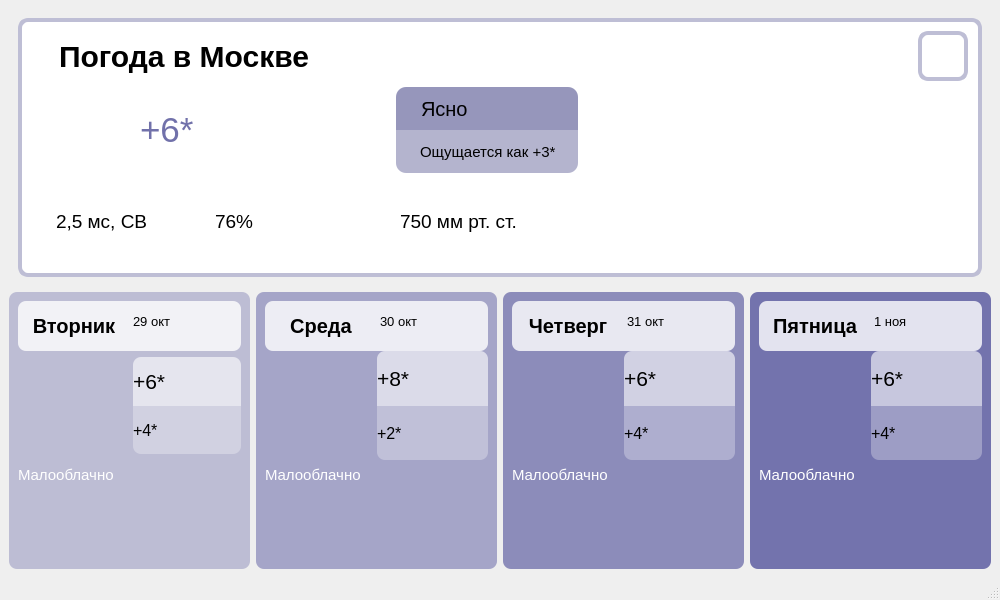
<?xml version="1.0" encoding="UTF-8"?>
<ui version="4.0">
 <class>MainWindow</class>
 <widget class="QMainWindow" name="MainWindow">
  <property name="geometry">
   <rect>
    <x>0</x>
    <y>0</y>
    <width>1000</width>
    <height>600</height>
   </rect>
  </property>
  <property name="minimumSize">
   <size>
    <width>1000</width>
    <height>600</height>
   </size>
  </property>
  <property name="maximumSize">
   <size>
    <width>1000</width>
    <height>600</height>
   </size>
  </property>
  <property name="windowTitle">
   <string>MainWindow</string>
  </property>
  <widget class="QWidget" name="centralwidget">
   <layout class="QHBoxLayout" name="horizontalLayout_2">
    <item>
     <layout class="QVBoxLayout" name="verticalLayout">
      <item>
       <widget class="QWidget" name="today_weather" native="true">
        <property name="font">
         <font>
          <pointsize>10</pointsize>
         </font>
        </property>
        <property name="cursor">
         <cursorShape>ArrowCursor</cursorShape>
        </property>
        <layout class="QHBoxLayout" name="horizontalLayout_15">
         <item>
          <widget class="QFrame" name="frame">
           <property name="styleSheet">
            <string notr="true">background: rgb(255, 255, 255);
border-radius: 10px;
border: 4px solid rgb(190, 190, 213);</string>
           </property>
           <layout class="QVBoxLayout" name="verticalLayout_13">
            <property name="rightMargin">
             <number>0</number>
            </property>
            <item>
             <layout class="QHBoxLayout" name="horizontalLayout_17">
              <property name="rightMargin">
               <number>10</number>
              </property>
              <item>
               <widget class="QLabel" name="city">
                <property name="font">
                 <font>
                  <pointsize>-1</pointsize>
                  <weight>75</weight>
                  <italic>false</italic>
                  <bold>true</bold>
                 </font>
                </property>
                <property name="styleSheet">
                 <string notr="true">background: rgb(255, 255, 255, 0);
max-height: 50px;
font-size: 30px;
font: bold;
border: 0px;
padding-left: 20px;</string>
                </property>
                <property name="text">
                 <string>Погода в Москве</string>
                </property>
               </widget>
              </item>
              <item>
               <widget class="QPushButton" name="btn_home">
                <property name="minimumSize">
                 <size>
                  <width>50</width>
                  <height>50</height>
                 </size>
                </property>
                <property name="maximumSize">
                 <size>
                  <width>50</width>
                  <height>50</height>
                 </size>
                </property>
                <property name="cursor">
                 <cursorShape>PointingHandCursor</cursorShape>
                </property>
                <property name="text">
                 <string/>
                </property>
                <property name="icon">
                 <iconset>
                  <normaloff>../items/icons/home.png</normaloff>../items/icons/home.png</iconset>
                </property>
                <property name="iconSize">
                 <size>
                  <width>50</width>
                  <height>50</height>
                 </size>
                </property>
               </widget>
              </item>
             </layout>
            </item>
            <item>
             <layout class="QHBoxLayout" name="horizontalLayout_13">
              <property name="spacing">
               <number>0</number>
              </property>
              <property name="rightMargin">
               <number>400</number>
              </property>
              <item>
               <widget class="QLabel" name="temp">
                <property name="font">
                 <font>
                  <pointsize>26</pointsize>
                 </font>
                </property>
                <property name="styleSheet">
                 <string notr="true">border: 0px;
padding-left: 100px;
color: rgb(113, 113, 170);</string>
                </property>
                <property name="text">
                 <string>+6*</string>
                </property>
               </widget>
              </item>
              <item>
               <widget class="QLabel" name="weather_icon_5">
                <property name="font">
                 <font>
                  <pointsize>1</pointsize>
                 </font>
                </property>
                <property name="styleSheet">
                 <string notr="true">border: 0px;</string>
                </property>
                <property name="text">
                 <string/>
                </property>
                <property name="pixmap">
                 <pixmap>../01d@2x.png</pixmap>
                </property>
                <property name="alignment">
                 <set>Qt::AlignCenter</set>
                </property>
               </widget>
              </item>
              <item>
               <layout class="QVBoxLayout" name="verticalLayout_12">
                <property name="spacing">
                 <number>0</number>
                </property>
                <property name="rightMargin">
                 <number>0</number>
                </property>
                <item>
                 <widget class="QLabel" name="weather_3">
                  <property name="styleSheet">
                   <string notr="true">background: rgb(105, 105, 157, 0.7);
border-bottom-left-radius: 0px;
border-bottom-right-radius: 0px;
border: 0px;
padding-left: 20px;
font: 20px;</string>
                  </property>
                  <property name="text">
                   <string>Ясно</string>
                  </property>
                 </widget>
                </item>
                <item>
                 <widget class="QLabel" name="temp_like">
                  <property name="styleSheet">
                   <string notr="true">background: rgb(105, 105, 157, 0.5);
border-top-left-radius: 0px;
border-top-right-radius: 0px;
border: 0px;
padding-left: 20px;
font: 15px;</string>
                  </property>
                  <property name="text">
                   <string>Ощущается как +3*</string>
                  </property>
                 </widget>
                </item>
               </layout>
              </item>
             </layout>
            </item>
            <item>
             <layout class="QHBoxLayout" name="horizontalLayout_14">
              <property name="rightMargin">
               <number>400</number>
              </property>
              <property name="bottomMargin">
               <number>0</number>
              </property>
              <item>
               <widget class="QLabel" name="wind">
                <property name="font">
                 <font>
                  <pointsize>14</pointsize>
                 </font>
                </property>
                <property name="styleSheet">
                 <string notr="true">border: 0px;
padding-left: 20px;</string>
                </property>
                <property name="text">
                 <string>2,5 мс, СВ</string>
                </property>
               </widget>
              </item>
              <item>
               <widget class="QLabel" name="humidity">
                <property name="font">
                 <font>
                  <pointsize>14</pointsize>
                 </font>
                </property>
                <property name="styleSheet">
                 <string notr="true">border: 0px;</string>
                </property>
                <property name="text">
                 <string>76%</string>
                </property>
               </widget>
              </item>
              <item>
               <widget class="QLabel" name="label">
                <property name="font">
                 <font>
                  <pointsize>14</pointsize>
                 </font>
                </property>
                <property name="styleSheet">
                 <string notr="true">border: 0px;</string>
                </property>
                <property name="text">
                 <string>750 мм рт. ст.</string>
                </property>
               </widget>
              </item>
             </layout>
            </item>
           </layout>
          </widget>
         </item>
        </layout>
       </widget>
      </item>
      <item>
       <layout class="QHBoxLayout" name="horizontalLayout">
        <item>
         <widget class="QWidget" name="weathe_tomorrow" native="true">
          <property name="font">
           <font>
            <pointsize>18</pointsize>
           </font>
          </property>
          <property name="styleSheet">
           <string notr="true">border-radius: 8px;
background: rgba(115, 115, 173, 0.4);
</string>
          </property>
          <layout class="QVBoxLayout" name="verticalLayout_4">
           <item>
            <layout class="QVBoxLayout" name="verticalLayout_3">
             <property name="bottomMargin">
              <number>70</number>
             </property>
             <item>
              <layout class="QHBoxLayout" name="horizontalLayout_3">
               <property name="spacing">
                <number>0</number>
               </property>
               <item>
                <widget class="QLabel" name="day_of_week">
                 <property name="styleSheet">
                  <string notr="true">background: rgb(255, 255, 255, 0.8);
border-top-right-radius: 0px;
border-bottom-right-radius: 0px;
max-height: 50px;
font-size: 20px;
font: bold;</string>
                 </property>
                 <property name="text">
                  <string>Вторник</string>
                 </property>
                 <property name="alignment">
                  <set>Qt::AlignCenter</set>
                 </property>
                </widget>
               </item>
               <item>
                <widget class="QLabel" name="date">
                 <property name="font">
                  <font>
                   <pointsize>10</pointsize>
                  </font>
                 </property>
                 <property name="styleSheet">
                  <string notr="true">background: rgb(255, 255, 255, 0.8);
border-top-left-radius: 0px;
border-bottom-left-radius: 0px;
max-height: 40px;
padding-bottom: 10px;</string>
                 </property>
                 <property name="text">
                  <string>29 окт</string>
                 </property>
                </widget>
               </item>
              </layout>
             </item>
             <item>
              <layout class="QHBoxLayout" name="horizontalLayout_4">
               <item>
                <widget class="QLabel" name="weather_icon">
                 <property name="font">
                  <font>
                   <pointsize>1</pointsize>
                  </font>
                 </property>
                 <property name="styleSheet">
                  <string notr="true">background: rgb(255, 255, 255, 0);</string>
                 </property>
                 <property name="text">
                  <string/>
                 </property>
                 <property name="pixmap">
                  <pixmap>../01d@2x.png</pixmap>
                 </property>
                 <property name="alignment">
                  <set>Qt::AlignCenter</set>
                 </property>
                </widget>
               </item>
               <item>
                <layout class="QVBoxLayout" name="verticalLayout_2">
                 <property name="spacing">
                  <number>0</number>
                 </property>
                 <item>
                  <widget class="QLabel" name="temp_day">
                   <property name="font">
                    <font>
                     <pointsize>16</pointsize>
                    </font>
                   </property>
                   <property name="styleSheet">
                    <string notr="true">background: rgb(255, 255, 255, 0.6);
border-bottom-left-radius: 0px;
border-bottom-right-radius: 0px;</string>
                   </property>
                   <property name="text">
                    <string>+6*</string>
                   </property>
                  </widget>
                 </item>
                 <item>
                  <widget class="QLabel" name="temp_night">
                   <property name="font">
                    <font>
                     <pointsize>12</pointsize>
                    </font>
                   </property>
                   <property name="styleSheet">
                    <string notr="true">background: rgb(255, 255, 255, 0.3);
border-top-left-radius: 0px;
border-top-right-radius: 0px;</string>
                   </property>
                   <property name="text">
                    <string>+4*</string>
                   </property>
                  </widget>
                 </item>
                </layout>
               </item>
              </layout>
             </item>
             <item>
              <widget class="QLabel" name="weather">
               <property name="font">
                <font>
                 <pointsize>-1</pointsize>
                 <weight>50</weight>
                 <italic>false</italic>
                 <bold>false</bold>
                </font>
               </property>
               <property name="styleSheet">
                <string notr="true">background: rgb(255, 255, 255, 0);
max-height: 30px;
color: rgb(255, 255, 255);
font: 15px;
</string>
               </property>
               <property name="text">
                <string>Малооблачно</string>
               </property>
              </widget>
             </item>
            </layout>
           </item>
          </layout>
         </widget>
        </item>
        <item>
         <widget class="QWidget" name="widget_days_2" native="true">
          <property name="font">
           <font>
            <pointsize>18</pointsize>
           </font>
          </property>
          <property name="styleSheet">
           <string notr="true">border-radius: 8px;
background: rgba(115, 115, 173, 0.6);
</string>
          </property>
          <layout class="QHBoxLayout" name="horizontalLayout_7">
           <item>
            <layout class="QVBoxLayout" name="verticalLayout_6">
             <property name="spacing">
              <number>0</number>
             </property>
             <property name="bottomMargin">
              <number>70</number>
             </property>
             <item>
              <layout class="QHBoxLayout" name="horizontalLayout_5">
               <property name="spacing">
                <number>0</number>
               </property>
               <item>
                <widget class="QLabel" name="day_of_week_2">
                 <property name="styleSheet">
                  <string notr="true">background: rgb(255, 255, 255, 0.8);
border-top-right-radius: 0px;
border-bottom-right-radius: 0px;
max-height: 50px;
font-size: 20px;
font: bold;</string>
                 </property>
                 <property name="text">
                  <string>Среда</string>
                 </property>
                 <property name="alignment">
                  <set>Qt::AlignCenter</set>
                 </property>
                </widget>
               </item>
               <item>
                <widget class="QLabel" name="date_2">
                 <property name="font">
                  <font>
                   <pointsize>10</pointsize>
                  </font>
                 </property>
                 <property name="styleSheet">
                  <string notr="true">background: rgb(255, 255, 255, 0.8);
border-top-left-radius: 0px;
border-bottom-left-radius: 0px;
max-height: 40px;
padding-bottom: 10px;</string>
                 </property>
                 <property name="text">
                  <string>30 окт</string>
                 </property>
                </widget>
               </item>
              </layout>
             </item>
             <item>
              <layout class="QHBoxLayout" name="horizontalLayout_6">
               <property name="spacing">
                <number>0</number>
               </property>
               <item>
                <widget class="QLabel" name="weather_icon_2">
                 <property name="font">
                  <font>
                   <pointsize>1</pointsize>
                  </font>
                 </property>
                 <property name="styleSheet">
                  <string notr="true">background: rgb(255, 255, 255, 0);</string>
                 </property>
                 <property name="text">
                  <string/>
                 </property>
                 <property name="pixmap">
                  <pixmap>../01d@2x.png</pixmap>
                 </property>
                 <property name="alignment">
                  <set>Qt::AlignCenter</set>
                 </property>
                </widget>
               </item>
               <item>
                <layout class="QVBoxLayout" name="verticalLayout_5">
                 <property name="spacing">
                  <number>0</number>
                 </property>
                 <item>
                  <widget class="QLabel" name="temp_day_2">
                   <property name="font">
                    <font>
                     <pointsize>16</pointsize>
                    </font>
                   </property>
                   <property name="styleSheet">
                    <string notr="true">background: rgb(255, 255, 255, 0.6);
border-bottom-left-radius: 0px;
border-bottom-right-radius: 0px;</string>
                   </property>
                   <property name="text">
                    <string>+8*</string>
                   </property>
                  </widget>
                 </item>
                 <item>
                  <widget class="QLabel" name="temp_night_2">
                   <property name="font">
                    <font>
                     <pointsize>12</pointsize>
                    </font>
                   </property>
                   <property name="styleSheet">
                    <string notr="true">background: rgb(255, 255, 255, 0.3);
border-top-left-radius: 0px;
border-top-right-radius: 0px;</string>
                   </property>
                   <property name="text">
                    <string>+2*</string>
                   </property>
                  </widget>
                 </item>
                </layout>
               </item>
              </layout>
             </item>
             <item>
              <widget class="QLabel" name="weather_2">
               <property name="font">
                <font>
                 <pointsize>-1</pointsize>
                 <weight>50</weight>
                 <italic>false</italic>
                 <bold>false</bold>
                </font>
               </property>
               <property name="styleSheet">
                <string notr="true">background: rgb(255, 255, 255, 0);
max-height: 30px;
color: rgb(255, 255, 255);
font: 15px;
</string>
               </property>
               <property name="text">
                <string>Малооблачно</string>
               </property>
              </widget>
             </item>
            </layout>
           </item>
          </layout>
         </widget>
        </item>
        <item>
         <widget class="QWidget" name="widget_days_3" native="true">
          <property name="font">
           <font>
            <pointsize>18</pointsize>
           </font>
          </property>
          <property name="styleSheet">
           <string notr="true">border-radius: 8px;
background: rgba(115, 115, 173, 0.8);
</string>
          </property>
          <layout class="QVBoxLayout" name="verticalLayout_9">
           <item>
            <layout class="QVBoxLayout" name="verticalLayout_8">
             <property name="spacing">
              <number>0</number>
             </property>
             <property name="bottomMargin">
              <number>70</number>
             </property>
             <item>
              <layout class="QHBoxLayout" name="horizontalLayout_8">
               <property name="spacing">
                <number>0</number>
               </property>
               <item>
                <widget class="QLabel" name="day_of_week_3">
                 <property name="styleSheet">
                  <string notr="true">background: rgb(255, 255, 255, 0.8);
border-top-right-radius: 0px;
border-bottom-right-radius: 0px;
max-height: 50px;
font-size: 20px;
font: bold;</string>
                 </property>
                 <property name="text">
                  <string>Четверг</string>
                 </property>
                 <property name="alignment">
                  <set>Qt::AlignCenter</set>
                 </property>
                </widget>
               </item>
               <item>
                <widget class="QLabel" name="date_3">
                 <property name="font">
                  <font>
                   <pointsize>10</pointsize>
                  </font>
                 </property>
                 <property name="styleSheet">
                  <string notr="true">background: rgb(255, 255, 255, 0.8);
border-top-left-radius: 0px;
border-bottom-left-radius: 0px;
max-height: 40px;
padding-bottom: 10px;</string>
                 </property>
                 <property name="text">
                  <string>31 окт</string>
                 </property>
                </widget>
               </item>
              </layout>
             </item>
             <item>
              <layout class="QHBoxLayout" name="horizontalLayout_9">
               <property name="spacing">
                <number>0</number>
               </property>
               <item>
                <widget class="QLabel" name="weather_icon_3">
                 <property name="font">
                  <font>
                   <pointsize>1</pointsize>
                  </font>
                 </property>
                 <property name="styleSheet">
                  <string notr="true">background: rgb(255, 255, 255, 0);</string>
                 </property>
                 <property name="text">
                  <string/>
                 </property>
                 <property name="pixmap">
                  <pixmap>../01d@2x.png</pixmap>
                 </property>
                 <property name="alignment">
                  <set>Qt::AlignCenter</set>
                 </property>
                </widget>
               </item>
               <item>
                <layout class="QVBoxLayout" name="verticalLayout_7">
                 <property name="spacing">
                  <number>0</number>
                 </property>
                 <item>
                  <widget class="QLabel" name="temp_day_3">
                   <property name="font">
                    <font>
                     <pointsize>16</pointsize>
                    </font>
                   </property>
                   <property name="styleSheet">
                    <string notr="true">background: rgb(255, 255, 255, 0.6);
border-bottom-left-radius: 0px;
border-bottom-right-radius: 0px;</string>
                   </property>
                   <property name="text">
                    <string>+6*</string>
                   </property>
                  </widget>
                 </item>
                 <item>
                  <widget class="QLabel" name="temp_night_3">
                   <property name="font">
                    <font>
                     <pointsize>12</pointsize>
                    </font>
                   </property>
                   <property name="styleSheet">
                    <string notr="true">background: rgb(255, 255, 255, 0.3);
border-top-left-radius: 0px;
border-top-right-radius: 0px;</string>
                   </property>
                   <property name="text">
                    <string>+4*</string>
                   </property>
                  </widget>
                 </item>
                </layout>
               </item>
              </layout>
             </item>
             <item>
              <widget class="QLabel" name="label_3">
               <property name="font">
                <font>
                 <pointsize>-1</pointsize>
                 <weight>50</weight>
                 <italic>false</italic>
                 <bold>false</bold>
                </font>
               </property>
               <property name="styleSheet">
                <string notr="true">background: rgb(255, 255, 255, 0);
max-height: 30px;
color: rgb(255, 255, 255);
font: 15px;
</string>
               </property>
               <property name="text">
                <string>Малооблачно</string>
               </property>
              </widget>
             </item>
            </layout>
           </item>
          </layout>
         </widget>
        </item>
        <item>
         <widget class="QWidget" name="widget_days_4" native="true">
          <property name="font">
           <font>
            <pointsize>18</pointsize>
           </font>
          </property>
          <property name="styleSheet">
           <string notr="true">border-radius: 8px;
background: rgb(115, 115, 173);
</string>
          </property>
          <layout class="QHBoxLayout" name="horizontalLayout_12">
           <item>
            <layout class="QVBoxLayout" name="verticalLayout_11">
             <property name="spacing">
              <number>0</number>
             </property>
             <property name="bottomMargin">
              <number>70</number>
             </property>
             <item>
              <layout class="QHBoxLayout" name="horizontalLayout_10">
               <property name="spacing">
                <number>0</number>
               </property>
               <item>
                <widget class="QLabel" name="day_of_week_4">
                 <property name="styleSheet">
                  <string notr="true">background: rgb(255, 255, 255, 0.8);
border-top-right-radius: 0px;
border-bottom-right-radius: 0px;
max-height: 50px;
font-size: 20px;
font: bold;</string>
                 </property>
                 <property name="text">
                  <string>Пятница</string>
                 </property>
                 <property name="alignment">
                  <set>Qt::AlignCenter</set>
                 </property>
                </widget>
               </item>
               <item>
                <widget class="QLabel" name="date_4">
                 <property name="font">
                  <font>
                   <pointsize>10</pointsize>
                  </font>
                 </property>
                 <property name="styleSheet">
                  <string notr="true">background: rgb(255, 255, 255, 0.8);
border-top-left-radius: 0px;
border-bottom-left-radius: 0px;
max-height: 40px;
padding-bottom: 10px;</string>
                 </property>
                 <property name="text">
                  <string>1 ноя</string>
                 </property>
                </widget>
               </item>
              </layout>
             </item>
             <item>
              <layout class="QHBoxLayout" name="horizontalLayout_11">
               <property name="spacing">
                <number>0</number>
               </property>
               <item>
                <widget class="QLabel" name="weather_icon_4">
                 <property name="font">
                  <font>
                   <pointsize>1</pointsize>
                  </font>
                 </property>
                 <property name="styleSheet">
                  <string notr="true">background: rgb(255, 255, 255, 0);</string>
                 </property>
                 <property name="text">
                  <string/>
                 </property>
                 <property name="pixmap">
                  <pixmap>../01d@2x.png</pixmap>
                 </property>
                 <property name="alignment">
                  <set>Qt::AlignCenter</set>
                 </property>
                </widget>
               </item>
               <item>
                <layout class="QVBoxLayout" name="verticalLayout_10">
                 <property name="spacing">
                  <number>0</number>
                 </property>
                 <item>
                  <widget class="QLabel" name="temp_day_4">
                   <property name="font">
                    <font>
                     <pointsize>16</pointsize>
                    </font>
                   </property>
                   <property name="styleSheet">
                    <string notr="true">background: rgb(255, 255, 255, 0.6);
border-bottom-left-radius: 0px;
border-bottom-right-radius: 0px;</string>
                   </property>
                   <property name="text">
                    <string>+6*</string>
                   </property>
                  </widget>
                 </item>
                 <item>
                  <widget class="QLabel" name="temp_night_4">
                   <property name="font">
                    <font>
                     <pointsize>12</pointsize>
                    </font>
                   </property>
                   <property name="styleSheet">
                    <string notr="true">background: rgb(255, 255, 255, 0.3);
border-top-left-radius: 0px;
border-top-right-radius: 0px;</string>
                   </property>
                   <property name="text">
                    <string>+4*</string>
                   </property>
                  </widget>
                 </item>
                </layout>
               </item>
              </layout>
             </item>
             <item>
              <widget class="QLabel" name="label_4">
               <property name="font">
                <font>
                 <pointsize>-1</pointsize>
                 <weight>50</weight>
                 <italic>false</italic>
                 <bold>false</bold>
                </font>
               </property>
               <property name="styleSheet">
                <string notr="true">background: rgb(255, 255, 255, 0);
max-height: 30px;
color: rgb(255, 255, 255);
font: 15px;
</string>
               </property>
               <property name="text">
                <string>Малооблачно</string>
               </property>
              </widget>
             </item>
            </layout>
           </item>
          </layout>
         </widget>
        </item>
       </layout>
      </item>
     </layout>
    </item>
   </layout>
  </widget>
  <widget class="QStatusBar" name="statusbar"/>
 </widget>
 <resources/>
 <connections/>
</ui>
